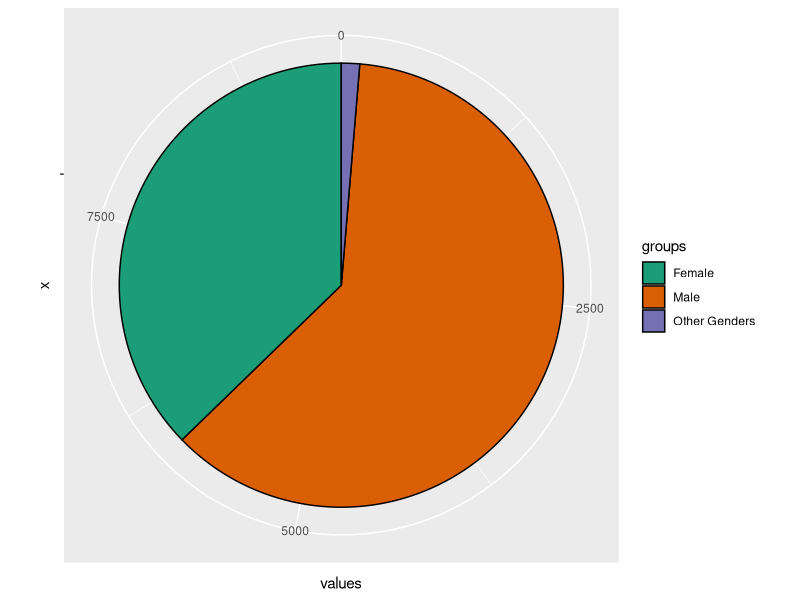

The R source for this figure: (Note: this script raises an error after producing the figure.)
#### Preamble ####
# Purpose: Models the population change and statistics about it. 
# Author: Dennis Netchitailo
# Date: 26 September 2024 
# Contact: dennis.netchitailo@utoronto.ca 
# License: MIT
# Pre-requisites: Run the files "01-download_data.R" and "02-data_cleaning.R"
# Have the following libraries installed: "tidyverse", "ggplot2", "dplyr"
# Any other information needed? [...UPDATE THIS...]


#### Workspace setup ####
library(tidyverse)
library(ggplot2)
library(dplyr)

#### Read data ####
analysis_data <- read_csv("data/analysis_data/analysis_data.csv")

### Model data ####


#Model 1 : Mean Proportion of Total Population by Gender 

all_population_data <- analysis_data %>% filter(population_group 
                                                == "All Population")

male_mean_all_pop <- mean(all_population_data$gender_male)
female_mean_all_pop <- mean(all_population_data$gender_female)
other_gender_mean_all_pop <- 
  mean(all_population_data$gender_transgender_non_binary_or_two_spirit)

df_gender <- data.frame(
  values = c(male_mean_all_pop, female_mean_all_pop, other_gender_mean_all_pop),
  groups = c("Male","Female","Other Genders")
)

mean_gender_all_pop <- ggplot(df_gender, aes(x="", y=values, fill=groups)) +
  geom_bar(stat="identity", width=1, color="black") +
  coord_polar("y", start=0) + 
  scale_fill_brewer(palette="Dark2")
  theme_void()

#### Save model 1 : Mean Proportion of Total Population by Gender ####
saveRDS(
  mean_gender_all_pop,
  file = "models/mean_gender_all_pop.rds"
)
  
  
#Model 2 : Change in Total Young Population
all_population_data <- analysis_data %>% filter(population_group 
                                                == "All Population")

change_age16_24 <- ggplot(all_population_data, aes(x = date_dmy, y = age16_24)) +
  geom_bar(stat = "identity") + labs(x = "Date", y = "Age 16-24", title = 
                                       "Change in the total shelter population of those Ages 16-24") + theme_minimal()


#### Save model 2 : Change in Total Young Population  ####
saveRDS(
  change_age16_24,
  file = "models/change_age16_24.rds"
)


#Model 3 : Change in Total  Population
all_population_data <- analysis_data %>% filter(population_group 
                                                == "All Population")

change_total_pop <- ggplot(all_population_data, aes(x = date_dmy, y = age16_24)) +
  geom_bar(stat = "identity") + labs(x = "Date", y = "Whole Population", title = 
                                       "Change in the total shelter population") + theme_minimal()


#### Save model 3  ####
saveRDS(
  change_total_pop,
  file = "models/change_total_pop.rds"
)
  

  ####################################
#d <- readRDS("models/mean_gender_all_pop.rds")
#b <- readRDS("models/change_age16_24.rds")
#c <- readRDS("models/change_total_pop.rds") 
  